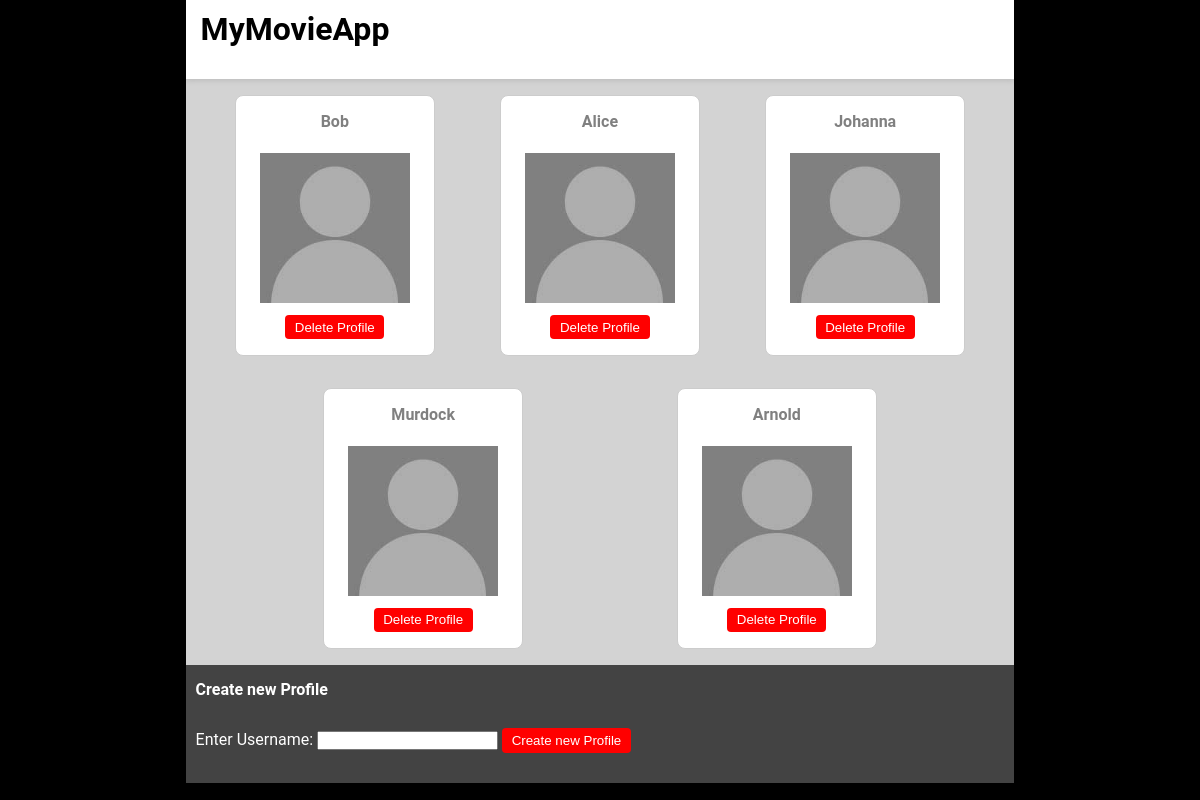
The page / on the database its author committed.
### models.py (models this page shows, shortened)
class User(db.Model):
    __tablename__ = "users"
    id = db.Column(db.Integer, primary_key=True, autoincrement=True)
    name = db.Column(db.String(100), nullable=False)
    movies = db.relationship("Movie", secondary=movies_users, back_populates="users")

### app.py (the view)
@app.route("/")
def index():
    users = data_manager.get_users()
    return render_template("index.html", users=users, title="MyMovieApp")

### data_manager.py (called while the page is built)
    def get_users(self):
        users = db.session.query(User).all()
        return users

### templates/index.html
{% extends "base.html" %}
{% block content %}
<div class="card_container">
    {% for user in users %}
    <a href="{{ url_for('get_movies', user_id=user.id) }}" alt="{{user.name}}">
        <div class="card">
            <h4>{{ user.name }}</h4>
            <img src="{{ url_for('static', filename='img/profil_img.jpg') }}" height="150" width="150"
                 alt="Profile Image">
            <form action="{{ url_for('delete_user', user_id=user.id) }}" method="post">
                <button type="submit">Delete Profile</button>
            </form>
        </div>
    </a>
    {% endfor %}
</div>
<div class="forms">
    <h4>Create new Profile</h4>
        <form action="{{ url_for('create_user') }}" method="post">
            <label for="name">Enter Username:</label>
            <input type="text" id="name" name="name" required>
            <Button type="submit" value="Add Profile">Create new Profile</Button>
        </form>
</div>
{% endblock %}

### static/styles.css (style rules this page uses)
* { box-sizing: border-box; margin-top: 0; padding: 0; }
html, body { font-family: 'Roboto', 'Helvetica Neue', Helvetica, Arial, sans-serif; font-style: normal; font-weight: 400; letter-spacing: 0; background-color: black; display: flex; flex-direction: column; }
.card_container { display: flex; flex-wrap: wrap; flex-flow: wrap; justify-content: space-evenly; align-items: flex-end; }
.card { border: 1px solid #ccc; border-radius: 8px; padding: 1rem; margin: 1rem; width: 200px; text-align: center; cursor: pointer; background: #ffffff; transition: box-shadow 0.3s ease; min-height: 250px; }
.forms { background-color: #434343; color: white; text-align: left; padding: 15px 15px 30px 10px; }
button { margin-top: 0.5rem; background: red; color: white; border: none; padding: 0.3rem 0.6rem; border-radius: 4px; cursor: pointer; }
a,a:visited, a:hover, a:active { text-decoration: none; color: #808080; }

### rows shown on the page
User: name "Bob"
User: name "Alice"
User: name "Johanna"
User: name "Murdock"
User: name "Arnold"

### other values the page prints
{{ title }} "MyMovieApp"
